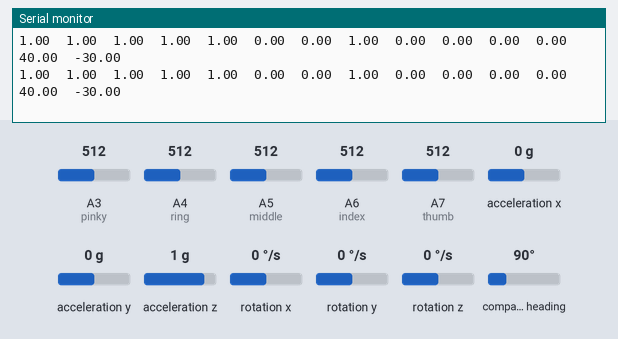
Bench run of a sketch on a simulated Arduino Nano 33 BLE. Shown: the last lines printed to the serial monitor. Inputs (shaded band) come from the test bench; at power-on: acceleration x 0 g, A3 (pinky) = 512, A7 (thumb) = 512, A5 (middle) = 512, A6 (index) = 512, A4 (ring) = 512, acceleration y 0 g, acceleration z 1 g, rotation x 0 °/s, rotation y 0 °/s, rotation z 0 °/s, compass heading 90°.

Above: at 1.2 s.
1.3 s: acceleration x set to -1.4 g
At 1.33 s:
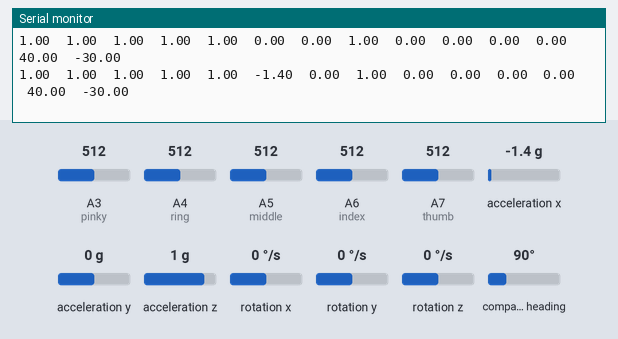
2.8 s: acceleration x set to 0 g
At 2.85 s:
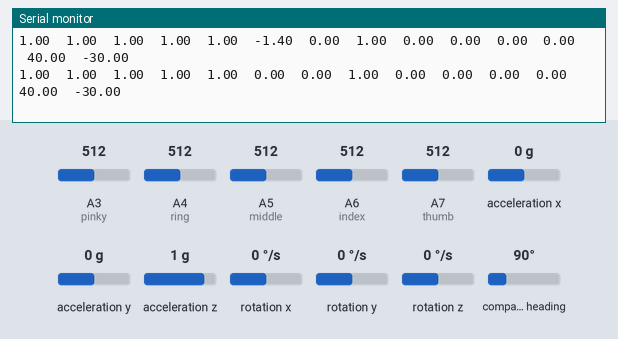
5.8 s: A3 (pinky) set to 860
At 5.91 s:
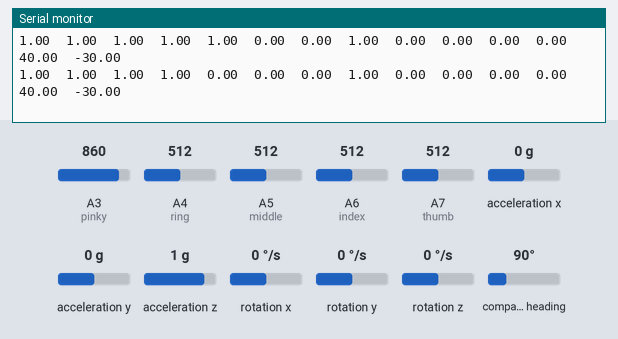
7.3 s: A7 (thumb) set to 860
At 7.33 s:
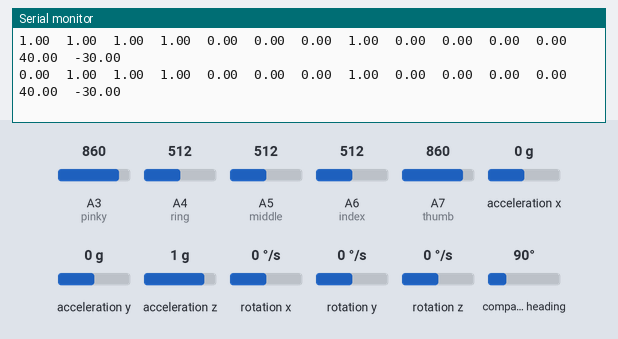
8.8 s: A5 (middle) set to 890
At 8.86 s:
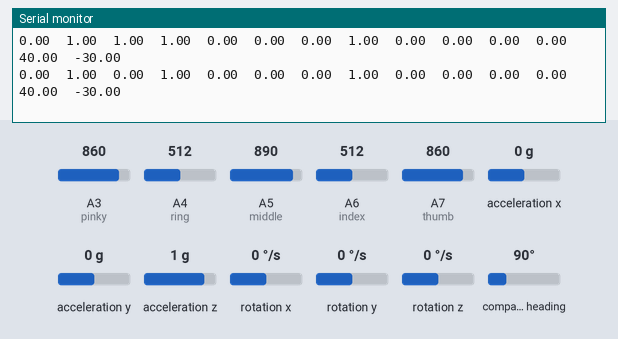
10.3 s: A6 (index) set to 890
At 10.38 s:
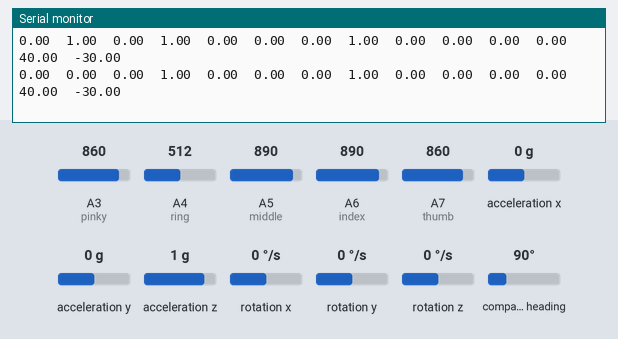

The sketch:

Project___sensing.ino
```cpp
#define thumb  A7
#define index  A6
#define middle  A5
#define ring  A4
#define pinky  A3

#include <Arduino_LSM9DS1.h>
float ax, ay, az, gx, gy, gz, mx, my, mz;

void setup() {
  Serial.begin(9600);
  pinMode(thumb,INPUT);
  pinMode(index,INPUT);
  pinMode(middle,INPUT);
  pinMode(ring,INPUT);
  pinMode(pinky,INPUT);
  while (!Serial);
  Serial.println("Started");

  if (!IMU.begin()) {
    Serial.println("Failed to initialize IMU!");
    while (1);
  }
}

float f1,f2,f3,f4,f5;
void loop() {
  f1 = analogRead(thumb);
  f2 = analogRead(index);
  f3 = analogRead(middle);
  f4 = analogRead(ring);
  f5 = analogRead(pinky);
  if(f1<850) f1=1; else f1=0;
  if(f2<880) f2=1; else f2=0;
  if(f3<880) f3=1; else f3=0;
  if(f4<880) f4=1; else f4=0;
  if(f5<850) f5=1; else f5=0;

  IMU.readAcceleration(ax, ay, az);
  IMU.readGyroscope(gx, gy, gz);
  IMU.readMagneticField(mx, my, mz);

  Serial.print(f1);
  Serial.print('\t');
  Serial.print(f2);
  Serial.print('\t');
  Serial.print(f3);
  Serial.print('\t');
  Serial.print(f4);
  Serial.print('\t');
  Serial.print(f5);
  Serial.print('\t');
  Serial.print(ax);
  Serial.print('\t');
  Serial.print(ay);
  Serial.print('\t');
  Serial.print(az);
  Serial.print('\t');
  Serial.print(gx);
  Serial.print('\t');
  Serial.print(gy);
  Serial.print('\t');
  Serial.print(gz);
  Serial.print('\t');
  Serial.print(mx);
  Serial.print('\t');
  Serial.print(my);
  Serial.print('\t');
  Serial.println(mz);

  delay(100);
}
```

Measured:
- after the input at 1.3 s, the serial monitor: prints a new line at once (image 1)
- after the input at 5.8 s, the serial monitor: prints a new line after 0.10 s (image 3)
- after the input at 7.3 s, the serial monitor: prints a new line at once (image 4)
- after the input at 8.8 s, the serial monitor: prints a new line after 0.05 s (image 5)
- after the input at 10.3 s, the serial monitor: prints a new line after 0.08 s (image 6)
